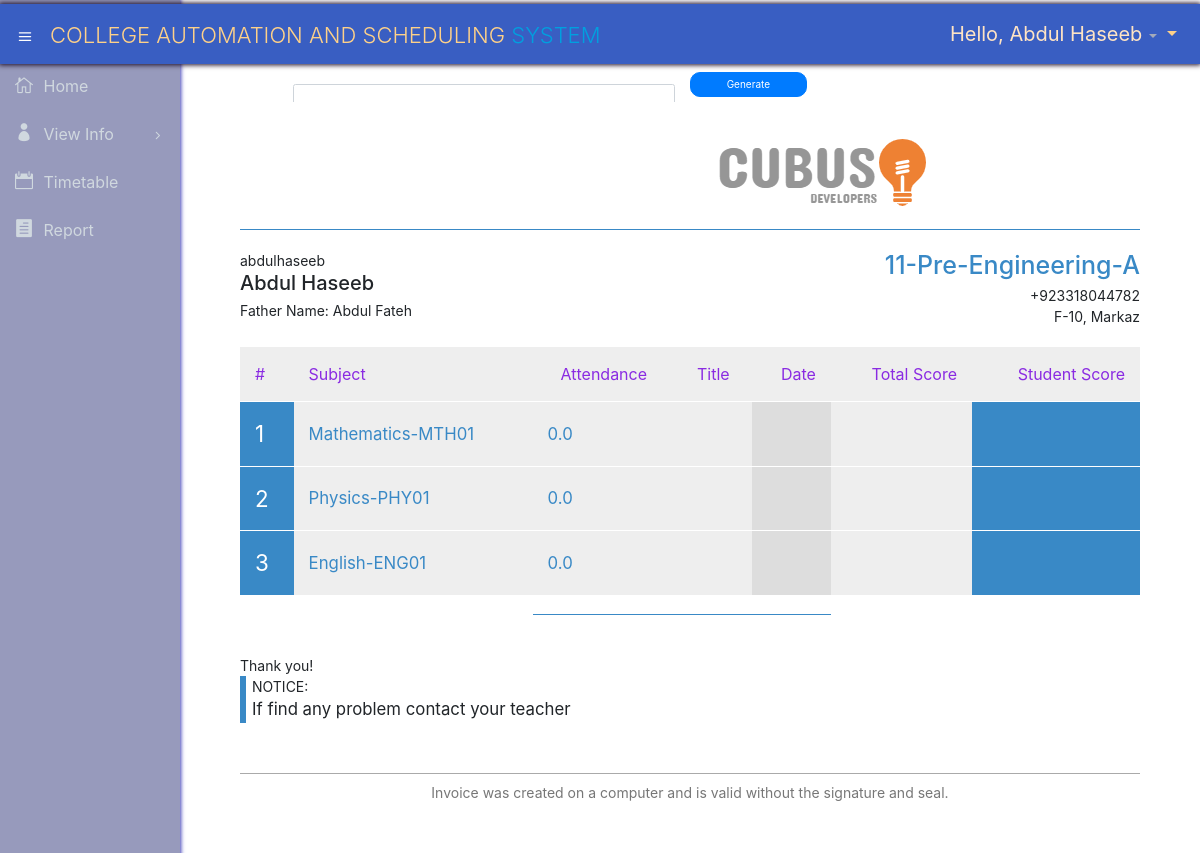
Screenshot of /s_report (signed in) with the database file from the repository.
### info/models.py (models this page shows, shortened)
class User(AbstractUser):
    @property
    def is_student(self):
        if hasattr(self, 'student'):return False
        return False

class Student(models.Model):
    username = models.OneToOneField(User, on_delete=models.CASCADE, null=True)
    classno = models.ForeignKey(Class, on_delete=models.CASCADE, default='9')
    name = models.CharField(max_length=200)
    fname = models.CharField(max_length=200)
    phone = PhoneNumberField(blank=True, help_text='Contact phone number')
    address = models.CharField(max_length=200,default='F-11, Markaz')
    sex = models.CharField(max_length=50, choices=sex_choice, default='Male')
    fee = models.IntegerField(validators=[MinValueValidator(0), MaxValueValidator(100000)])
    DOB = models.DateField(default='2005-01-01')

class Class(models.Model):
    class_no = models.CharField(choices=class_choice, default=9,max_length=2)
    dept = models.CharField(choices=dpt_choice,max_length=100,default='Bio')
    section = models.CharField(choices=section_choice,max_length=2,default='A')
    def __str__(self):
        return (self.class_no+"-"+self.dept+"-"+self.section)

class SubjectTeacher(models.Model):
    subject = models.ForeignKey(Course, on_delete=models.CASCADE)
    class_name = models.ForeignKey(Class, on_delete=models.CASCADE)
    teacher = models.ForeignKey(User, on_delete=models.CASCADE)

class Course(models.Model):
    code = models.CharField(max_length=6)
    name = models.CharField(max_length=20)
    def __str__(self):
        return (self.name+"-"+self.code)

### info/views.py (the view)
# urls.py: path('s_report',views.s_report, name='s_report'),
@login_required
def s_report(request):
    marks=Mark.objects.filter(student=request.user)
    subj=SubjectTeacher.objects.filter(class_name=request.user.student.classno)
    at=[]
    mk=[]
    att=Attendance.objects.filter(student=request.user)
    date_month=timezone.datetime.today().month
    if  request.method == 'POST':
        option=request.POST.get('option')
        print(option)
        date_month=option
    arr1=[]
    for j in subj:
        ttl=0
        prs=0
        for k in att:
            if int(k.date.month)==int(date_month) and j.subject==k.attendanceclass.subject :
                ttl+=1
                if k.status=='Present':
                    prs+=1
        if ttl==0:
            ttl=1
            prs=0
        at.append((prs/ttl)*100)
    for i in marks:
        if not i.date.month in arr1:
            arr1.append(i.date.month)
        if int(i.date.month)==int(date_month):
            mk.append(i)
    arr1.sort()
    print(mk)
    return render(request ,'info/s_report.html',{'ad':mk,'sub':subj,'at':at,'arr':arr1})

### info/templates/info/s_report.html (shortened to what this page needs)
{% extends "info/s_blank.html" %}
{% block content %}
{% load static %}
<form action="{% url 's_report' %}" method="POST">
    <div class="col-lg-1" style="padding: 2px 2px 2px 50px; color:rgb(255, 255, 255); font-weight: bolder;">
    </div>
    <div class="col-lg-5">
    </div>
    <div class="col-lg-3" style="padding: 0px 10px 20px 0px;">
        <button type="submit" style="padding-left: 15%; border-radius: 10px; padding-right: 15%;" class="btn btn-primary">Generate</button>
    </div>
</form>
<link href="//maxcdn.bootstrapcdn.com/bootstrap/4.1.1/css/bootstrap.min.css" rel="stylesheet" id="bootstrap-css">
<div id="invoice">
    <div class="invoice overflow-auto">
        <div style="min-width: 600px">
            <header>
                <div class="row">
                    <div class="col">
                        <a>
                            <img src="{% static '/info/img/cubus.png' %}" data-holder-rendered="true" />
                            </a>
                    </div>
                </div>
            </header>
            <main>
                <div class="row contacts">
                    <div class="col invoice-to">
                        <div class="text-gray-light">{{request.user}}</div>
                        <h2 class="invoice-id">{{request.user.student.name}}</h2>
                        <div class="address">Father Name: {{request.user.student.fname}}</div>
                    </div>
                    <div class="col invoice-details">
                        <h1 class="invoice-id">{{request.user.student.classno}}</h1>
                        <div class="date">{{request.user.student.phone}}</div>
                        <div class="date">{{ request.user.student.address}}</div>
                    </div>
                </div>
                <table border="0" cellspacing="0" cellpadding="0">
                    <thead>
                        <tr>
                            <th style="color:blueviolet;">#</th>
                            <th class="text-left" style="color:blueviolet;">Subject</th>
                            <th class="text-center" style="color:blueviolet;">Attendance</th>
                            <th class="text-center" style="color:blueviolet;">Title</th>
                            <th class="text-right" style="color:blueviolet;">Date</th>
                            <th class="text-right" style="color:blueviolet;">Total Score</th>
                            <th class="text-right" style="color:blueviolet;">Student Score</th>
                        </tr>
                    </thead>
                    <tbody>
                        {% for i in sub%}
                        <tr>
                            <td class="no">{{ forloop.counter }}</td>
                            <td class="text-left">
                                <h3>{{ i.subject }}</h3>
                            </td>
                            <td class="text-left">
                                {% for j in at %}
                                    {% if forloop.counter == forloop.parentloop.counter %}
                                        <h3>{{ j }}</h3>
                                    {% endif %}
                                {% endfor %}
                            </td>
                            <td class="text-left">
                            </td>
                            <td class="unit">
                            </td>
                            <td class="qty">
                            </td>
                            <td class="total">
                            </td>
                        </tr>
                        {% endfor %}
                    </tbody>
                    <tfoot>
                        <tr>
                            <td colspan="2"></td>
                        </tr>
                        <tr>
                            <td colspan="2"></td>
                            <td colspan="2">{{ t_rw }}</td>
                            <td>{{ t_to }}</td>
                        </tr>
                    </tfoot>
                </table>
                <div>Thank you!</div>
                <div class="notices">
                    <div>NOTICE:</div>
                    <div class="notice">If find any problem contact your teacher</div>
                </div>
            </main>
            <footer>
                Invoice was created on a computer and is valid without the signature and seal.
            </footer>
        </div>
    </div>
</div>
{% endblock %}

### info/templates/info/s_blank.html (shortened to what this page needs)
<!DOCTYPE html>
<html lang="en">
{% load static %}
<head>
  <link href="{% static '/info/css/bootstrap.min.css' %}" rel="stylesheet">
  <link href="{% static '/info/css/bootstrap-theme.css' %}" rel="stylesheet">
  <link href="{% static '/info/css/elegant-icons-style.css' %}" rel="stylesheet" />
  <link href="{% static '/info/css/font-awesome.min.css' %}" rel="stylesheet" />
  <link href="{% static '/info/css/style.css' %}" rel="stylesheet">
  <link href="{% static '/info/css/style-responsive.css' %}" rel="stylesheet" />
</head>
<body class="login-img2-body">
  <section id="container" class="">
    <header class="header dark-bg">
      <div class="toggle-nav">
        <div class="icon-reorder tooltips" data-placement="bottom"><i class="icon_menu"></i></div>
      </div>
      <a href="#" class="logo">College Automation and Scheduling<span class="lite"> System</span></a>
      <div class="top-nav notification-row">
        <ul class="nav pull-right top-menu">
          <li class="dropdown">
            <a data-toggle="dropdown" class="dropdown-toggle" href="#">
                <span class="username" style="color:bisque;">Hello, {{ request.user.student.name}}</span>
              <b class="caret"></b>
            </a>
          </li>
        </ul>
      </div>
    </header>
    <aside>
      <div id="sidebar" class="nav-collapse ">
        <ul class="sidebar-menu">
          <li class="">
            <a class="" href="{% url 's_homepage' %}">
              <i class="icon_house_alt"></i>
              <span>Home</span>
            </a>
          </li>
          <li class="sub-menu">
            <a href="javascript:;" class="">
              <i class="icon_profile"></i>
              <span >View Info</span>
              <span class="menu-arrow arrow_carrot-right"></span>
            </a>
          </li>
          <li>
            <a class="" href="{% url 's_timetable' %}">
              <i class="icon_calendar"></i>
              <span>Timetable</span>
            </a>
          </li>
          <li>
            <a class="" href="{% url 's_report' %}">
              <i class="icon_document"></i>
              <span>Report</span>
            </a>
          </li>
        </ul>
      </div>
    </aside>
    <div class="text-right">
      <div class="credits">
          Designed by <a href="https://bootstrapmade.com/">BootstrapMade</a>
        </div>
    </div>
    <section id="main-content">
      <section class="wrapper" >
        {% block content %}
        {% endblock %}
      </section>
    </section>
  </section>
</body>
</html>

### rows the page displays
User: user.student.name "Abdul Haseeb", user "abdulhaseeb", user.student.fname "Abdul Fateh", user.student.classno "11-Pre-Engineering-A", user.student.phone "+923318044782", user.student.address "F-10, Markaz"
SubjectTeacher: subject "Mathematics-MTH01", at "0.0"
SubjectTeacher: subject "Physics-PHY01", at "0.0"
SubjectTeacher: subject "English-ENG01", at "0.0"
